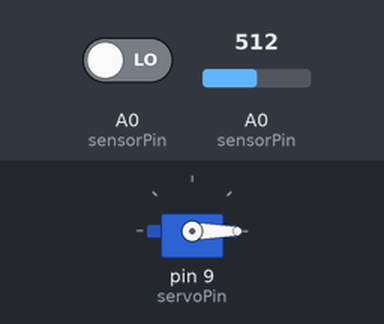
This sketch was run on a simulated Arduino Uno, built with avr-gcc and run on an emulated ATmega328P. On the bench: servo. The inputs (shaded band) are chosen by the test bench; at power-on: A0 (sensorPin) LOW, A0 (sensorPin) = 512.

Above: at 2.7 s.
2.8 s: A0 (sensorPin) driven HIGH
At 4.1 s:
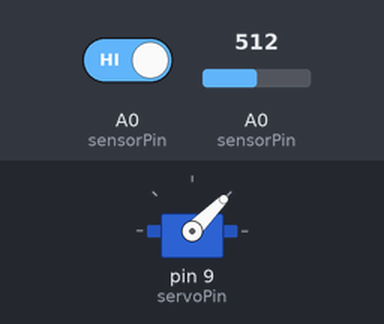
6.4 s: A0 (sensorPin) driven LOW
At 8.2 s:
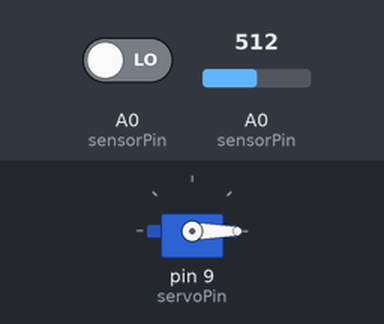
Timing chart, 0 to 9.7 s (numbered marks = the images above; inputs shaded):
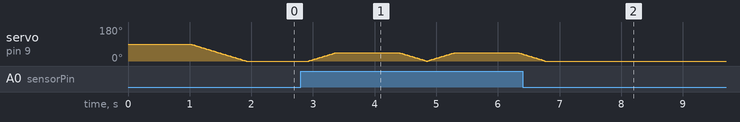

The sketch:

2_pdf.docx.ino
```cpp
#include <Servo.h>

// Define the pin number for the sensor and servo motor
const int sensorPin = A0;
const int servoPin = 9;
int n=0;
// Create a Servo object
Servo servoMotor;

void setup() {
  // Attach the servo to the specified pin
  servoMotor.attach(servoPin);

  // Initialize the serial communication for debugging (optional)
  Serial.begin(9600);
}

void loop() {
  // Read the sensor value
  int sensorValue = analogRead(sensorPin);

  // Map the sensor value to the servo angle (0 to 45)
  if (digitalRead(sensorPin)==HIGH){
    if (servoMotor.read()==45)
    {
      servoMotor.write(45);
    }
    else
    {
       for(n=servoMotor.read();n<=45;n=n+1)
       {
          servoMotor.write(n);
          delay(10);
       }
    }
  }
 delay(1000);

 if (servoMotor.read()==0)
    {
      servoMotor.write(0);
    }
 else
    {
      for(n=servoMotor.read();n>=0;n=n-1)
      {
         servoMotor.write(n);
         delay(10);
      }
    }


  // Wait for a short delay before the next iteration

}
```

Measured:
- after the input at 6.4 s, servo on pin 9 (servoPin): goes on until 6.8 s, then stays 0°
